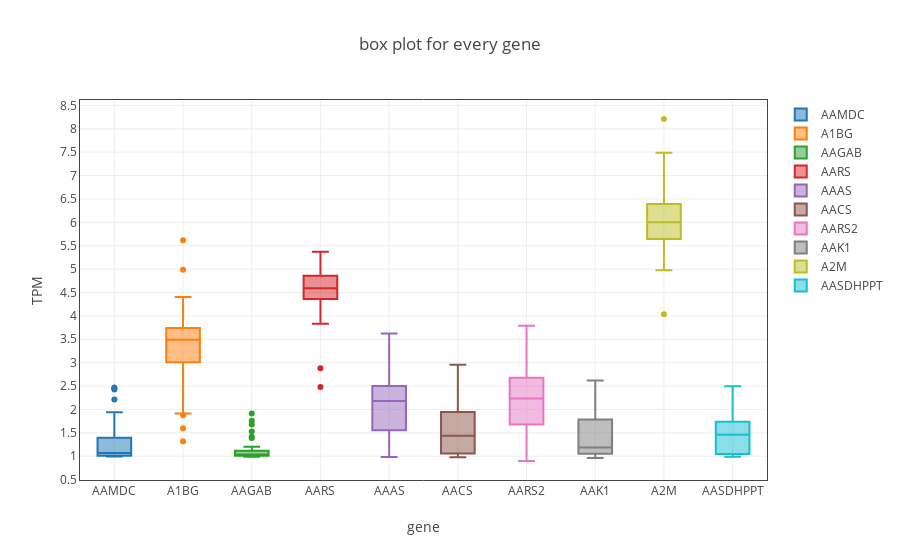

The notebook cell saved with this chart:
### Markdown cell above
### boxplot

### Code cell
tt = plot.myPlot(df1.iloc[:,:10])
tt.box_plot(xlabel='gene',ylabel='TPM',title='box plot for every gene')
